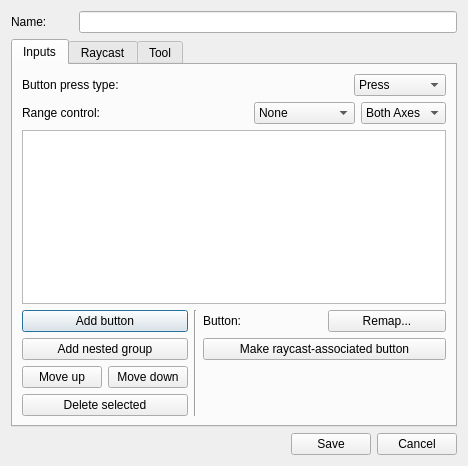
<?xml version="1.0" encoding="UTF-8"?>
<ui version="4.0">
 <class>WorldinputBindEditDialog</class>
 <widget class="QDialog" name="WorldinputBindEditDialog">
  <property name="geometry">
   <rect>
    <x>0</x>
    <y>0</y>
    <width>440</width>
    <height>466</height>
   </rect>
  </property>
  <property name="windowTitle">
   <string>Edit input bind</string>
  </property>
  <layout class="QGridLayout" name="gridLayout">
   <item row="1" column="0" colspan="3">
    <widget class="QTabWidget" name="tabWidget">
     <property name="currentIndex">
      <number>0</number>
     </property>
     <widget class="QWidget" name="tabInputs">
      <attribute name="title">
       <string>Inputs</string>
      </attribute>
      <layout class="QVBoxLayout" name="verticalLayout" stretch="0,0,1,0">
       <item>
        <widget class="QWidget" name="widget" native="true">
         <layout class="QHBoxLayout" name="horizontalLayout" stretch="1,0,0">
          <property name="leftMargin">
           <number>0</number>
          </property>
          <property name="topMargin">
           <number>0</number>
          </property>
          <property name="rightMargin">
           <number>0</number>
          </property>
          <property name="bottomMargin">
           <number>0</number>
          </property>
          <item>
           <widget class="QLabel" name="buttonPressTypeLabel">
            <property name="text">
             <string>Button press type:</string>
            </property>
            <property name="buddy">
             <cstring>buttonPressType</cstring>
            </property>
           </widget>
          </item>
          <item>
           <spacer name="horizontalSpacer_2">
            <property name="orientation">
             <enum>Qt::Horizontal</enum>
            </property>
            <property name="sizeType">
             <enum>QSizePolicy::Maximum</enum>
            </property>
            <property name="sizeHint" stdset="0">
             <size>
              <width>20</width>
              <height>8</height>
             </size>
            </property>
           </spacer>
          </item>
          <item>
           <widget class="QComboBox" name="buttonPressType">
            <property name="sizeAdjustPolicy">
             <enum>QComboBox::AdjustToContents</enum>
            </property>
            <item>
             <property name="text">
              <string>Press</string>
             </property>
            </item>
            <item>
             <property name="text">
              <string>Long Press</string>
             </property>
            </item>
            <item>
             <property name="text">
              <string>Hold</string>
             </property>
            </item>
           </widget>
          </item>
         </layout>
        </widget>
       </item>
       <item>
        <widget class="QWidget" name="widget_2" native="true">
         <layout class="QHBoxLayout" name="horizontalLayout_4" stretch="1,0,0,0">
          <property name="leftMargin">
           <number>0</number>
          </property>
          <property name="topMargin">
           <number>0</number>
          </property>
          <property name="rightMargin">
           <number>0</number>
          </property>
          <property name="bottomMargin">
           <number>0</number>
          </property>
          <item>
           <widget class="QLabel" name="rangeControlLabel">
            <property name="text">
             <string>Range control:</string>
            </property>
            <property name="buddy">
             <cstring>rangeControlType</cstring>
            </property>
           </widget>
          </item>
          <item>
           <spacer name="horizontalSpacer_3">
            <property name="orientation">
             <enum>Qt::Horizontal</enum>
            </property>
            <property name="sizeType">
             <enum>QSizePolicy::Maximum</enum>
            </property>
            <property name="sizeHint" stdset="0">
             <size>
              <width>20</width>
              <height>8</height>
             </size>
            </property>
           </spacer>
          </item>
          <item>
           <widget class="QComboBox" name="rangeControlType">
            <property name="sizeAdjustPolicy">
             <enum>QComboBox::AdjustToContents</enum>
            </property>
            <item>
             <property name="text">
              <string>None</string>
             </property>
            </item>
            <item>
             <property name="text">
              <string>Left Stick</string>
             </property>
            </item>
            <item>
             <property name="text">
              <string>Right Stick</string>
             </property>
            </item>
            <item>
             <property name="text">
              <string>Left Trigger</string>
             </property>
            </item>
            <item>
             <property name="text">
              <string>Right Trigger</string>
             </property>
            </item>
           </widget>
          </item>
          <item>
           <widget class="QComboBox" name="rangeControlAxis">
            <property name="sizeAdjustPolicy">
             <enum>QComboBox::AdjustToContents</enum>
            </property>
            <item>
             <property name="text">
              <string>Both Axes</string>
             </property>
            </item>
            <item>
             <property name="text">
              <string>X-Axis</string>
             </property>
            </item>
            <item>
             <property name="text">
              <string>Y-Axis</string>
             </property>
            </item>
           </widget>
          </item>
         </layout>
        </widget>
       </item>
       <item>
        <widget class="QTreeView" name="treeView"/>
       </item>
       <item>
        <widget class="QWidget" name="selectedISGOptions" native="true">
         <property name="sizePolicy">
          <sizepolicy hsizetype="Preferred" vsizetype="Fixed">
           <horstretch>0</horstretch>
           <verstretch>0</verstretch>
          </sizepolicy>
         </property>
         <layout class="QHBoxLayout" name="horizontalLayout_2" stretch="1,0,1">
          <property name="leftMargin">
           <number>0</number>
          </property>
          <property name="topMargin">
           <number>0</number>
          </property>
          <property name="rightMargin">
           <number>0</number>
          </property>
          <property name="bottomMargin">
           <number>0</number>
          </property>
          <item>
           <widget class="QWidget" name="selectedISGHierarchyOptions" native="true">
            <layout class="QVBoxLayout" name="verticalLayout_2">
             <property name="leftMargin">
              <number>0</number>
             </property>
             <property name="topMargin">
              <number>0</number>
             </property>
             <property name="rightMargin">
              <number>0</number>
             </property>
             <property name="bottomMargin">
              <number>0</number>
             </property>
             <item>
              <widget class="QPushButton" name="inputSeqAddButton">
               <property name="text">
                <string>Add button</string>
               </property>
              </widget>
             </item>
             <item>
              <widget class="QPushButton" name="inputSeqAddGroup">
               <property name="text">
                <string>Add nested group</string>
               </property>
              </widget>
             </item>
             <item>
              <layout class="QHBoxLayout" name="horizontalLayout_3">
               <item>
                <widget class="QPushButton" name="inputSeqMoveUp">
                 <property name="text">
                  <string>Move up</string>
                 </property>
                </widget>
               </item>
               <item>
                <widget class="QPushButton" name="inputSeqMoveDown">
                 <property name="text">
                  <string>Move down</string>
                 </property>
                </widget>
               </item>
              </layout>
             </item>
             <item>
              <widget class="QPushButton" name="inputSeqDelete">
               <property name="text">
                <string>Delete selected</string>
               </property>
              </widget>
             </item>
            </layout>
           </widget>
          </item>
          <item>
           <widget class="Line" name="line">
            <property name="orientation">
             <enum>Qt::Vertical</enum>
            </property>
           </widget>
          </item>
          <item>
           <widget class="QStackedWidget" name="inputSeqEditSelection">
            <property name="currentIndex">
             <number>0</number>
            </property>
            <widget class="QWidget" name="inputSeqEditButton">
             <layout class="QGridLayout" name="gridLayout_2">
              <property name="leftMargin">
               <number>0</number>
              </property>
              <property name="topMargin">
               <number>0</number>
              </property>
              <property name="rightMargin">
               <number>0</number>
              </property>
              <property name="bottomMargin">
               <number>0</number>
              </property>
              <item row="0" column="0">
               <widget class="QLabel" name="inputSeqButtonRemapLabel">
                <property name="text">
                 <string>Button:</string>
                </property>
                <property name="buddy">
                 <cstring>inputSeqButtonRemap</cstring>
                </property>
               </widget>
              </item>
              <item row="1" column="0" colspan="2">
               <widget class="QPushButton" name="inputSeqButtonMakeRaycastAssoc">
                <property name="text">
                 <string>Make raycast-associated button</string>
                </property>
               </widget>
              </item>
              <item row="0" column="1">
               <widget class="QPushButton" name="inputSeqButtonRemap">
                <property name="text">
                 <string>Remap...</string>
                </property>
               </widget>
              </item>
              <item row="2" column="0" colspan="2">
               <spacer name="verticalSpacer">
                <property name="orientation">
                 <enum>Qt::Vertical</enum>
                </property>
                <property name="sizeHint" stdset="0">
                 <size>
                  <width>8</width>
                  <height>0</height>
                 </size>
                </property>
               </spacer>
              </item>
             </layout>
            </widget>
            <widget class="QWidget" name="inputSeqEditGroup">
             <layout class="QGridLayout" name="gridLayout_3">
              <property name="leftMargin">
               <number>0</number>
              </property>
              <property name="topMargin">
               <number>0</number>
              </property>
              <property name="rightMargin">
               <number>0</number>
              </property>
              <property name="bottomMargin">
               <number>0</number>
              </property>
              <item row="0" column="1">
               <widget class="QComboBox" name="inputSeqGroupType">
                <item>
                 <property name="text">
                  <string>Concurrent and ordered</string>
                 </property>
                </item>
                <item>
                 <property name="text">
                  <string>Concurrent and unordered</string>
                 </property>
                </item>
                <item>
                 <property name="text">
                  <string>Separate and ordered</string>
                 </property>
                </item>
               </widget>
              </item>
              <item row="0" column="0">
               <widget class="QLabel" name="inputSeqGroupTypeLabel">
                <property name="text">
                 <string>Group type:</string>
                </property>
                <property name="buddy">
                 <cstring>inputSeqGroupType</cstring>
                </property>
               </widget>
              </item>
              <item row="1" column="0" colspan="2">
               <spacer name="verticalSpacer_2">
                <property name="orientation">
                 <enum>Qt::Vertical</enum>
                </property>
                <property name="sizeHint" stdset="0">
                 <size>
                  <width>8</width>
                  <height>0</height>
                 </size>
                </property>
               </spacer>
              </item>
             </layout>
            </widget>
           </widget>
          </item>
         </layout>
        </widget>
       </item>
      </layout>
     </widget>
     <widget class="QWidget" name="tabRaycastReq">
      <attribute name="title">
       <string>Raycast</string>
      </attribute>
      <layout class="QVBoxLayout" name="verticalLayout_3">
       <item>
        <widget class="QLabel" name="raycastReqExplanation">
         <property name="text">
          <string>These settings will only be used if you've set a raycast-associated button in the Inputs tab.</string>
         </property>
         <property name="wordWrap">
          <bool>true</bool>
         </property>
        </widget>
       </item>
       <item>
        <widget class="Line" name="line_2">
         <property name="orientation">
          <enum>Qt::Horizontal</enum>
         </property>
        </widget>
       </item>
       <item>
        <layout class="QHBoxLayout" name="horizontalLayout_5">
         <item>
          <widget class="QLabel" name="raycastReqTimingTypeLabel">
           <property name="text">
            <string>Raycast when?</string>
           </property>
           <property name="buddy">
            <cstring>raycastReqTimingType</cstring>
           </property>
          </widget>
         </item>
         <item>
          <spacer name="horizontalSpacer_4">
           <property name="orientation">
            <enum>Qt::Horizontal</enum>
           </property>
           <property name="sizeType">
            <enum>QSizePolicy::Maximum</enum>
           </property>
           <property name="sizeHint" stdset="0">
            <size>
             <width>20</width>
             <height>8</height>
            </size>
           </property>
          </spacer>
         </item>
         <item>
          <widget class="QComboBox" name="raycastReqTimingType">
           <property name="sizeAdjustPolicy">
            <enum>QComboBox::AdjustToContents</enum>
           </property>
           <item>
            <property name="text">
             <string>Button pressed</string>
            </property>
           </item>
           <item>
            <property name="text">
             <string>Every frame while entering this bind's inputs</string>
            </property>
           </item>
          </widget>
         </item>
        </layout>
       </item>
       <item>
        <widget class="QCheckBox" name="raycastReqFailOnChange">
         <property name="text">
          <string>Fail if target changes</string>
         </property>
        </widget>
       </item>
       <item>
        <spacer name="verticalSpacer_4">
         <property name="orientation">
          <enum>Qt::Vertical</enum>
         </property>
         <property name="sizeType">
          <enum>QSizePolicy::Maximum</enum>
         </property>
         <property name="sizeHint" stdset="0">
          <size>
           <width>8</width>
           <height>4</height>
          </size>
         </property>
        </spacer>
       </item>
       <item>
        <widget class="QGroupBox" name="groupBox">
         <property name="title">
          <string>Allowed targets</string>
         </property>
         <layout class="QVBoxLayout" name="verticalLayout_5">
          <item>
           <layout class="QHBoxLayout" name="horizontalLayout_7" stretch="1,0,0,0">
            <item>
             <widget class="QCheckBox" name="raycastReqTargetGizmoEnable">
              <property name="text">
               <string>Edit gizmo</string>
              </property>
             </widget>
            </item>
            <item>
             <spacer name="horizontalSpacer_6">
              <property name="orientation">
               <enum>Qt::Horizontal</enum>
              </property>
              <property name="sizeType">
               <enum>QSizePolicy::Maximum</enum>
              </property>
              <property name="sizeHint" stdset="0">
               <size>
                <width>20</width>
                <height>8</height>
               </size>
              </property>
             </spacer>
            </item>
            <item>
             <widget class="QComboBox" name="raycastReqTargetGizmoMode">
              <property name="sizeAdjustPolicy">
               <enum>QComboBox::AdjustToContents</enum>
              </property>
              <item>
               <property name="text">
                <string>Translate</string>
               </property>
              </item>
              <item>
               <property name="text">
                <string>Rotate</string>
               </property>
              </item>
              <item>
               <property name="text">
                <string>Scale</string>
               </property>
              </item>
             </widget>
            </item>
            <item>
             <widget class="QComboBox" name="raycastReqTargetGizmoAxis">
              <property name="sizeAdjustPolicy">
               <enum>QComboBox::AdjustToContents</enum>
              </property>
              <item>
               <property name="text">
                <string>X</string>
               </property>
              </item>
              <item>
               <property name="text">
                <string>Y</string>
               </property>
              </item>
              <item>
               <property name="text">
                <string>Z</string>
               </property>
              </item>
             </widget>
            </item>
           </layout>
          </item>
          <item>
           <widget class="QCheckBox" name="raycastReqTargetNothing">
            <property name="text">
             <string>Empty space</string>
            </property>
           </widget>
          </item>
          <item>
           <widget class="QCheckBox" name="raycastReqTargetRef">
            <property name="text">
             <string>ObjectReferences</string>
            </property>
           </widget>
          </item>
          <item>
           <widget class="QCheckBox" name="raycastReqTargetLandscape">
            <property name="text">
             <string>Terrain</string>
            </property>
           </widget>
          </item>
         </layout>
        </widget>
       </item>
       <item>
        <widget class="QGroupBox" name="groupBox_2">
         <property name="title">
          <string>Target options</string>
         </property>
         <layout class="QVBoxLayout" name="verticalLayout_4">
          <item>
           <layout class="QHBoxLayout" name="horizontalLayout_6">
            <item>
             <widget class="QLabel" name="raycastReqSelectedLabel">
              <property name="text">
               <string>Selected:</string>
              </property>
              <property name="buddy">
               <cstring>raycastReqSelected</cstring>
              </property>
             </widget>
            </item>
            <item>
             <spacer name="horizontalSpacer_5">
              <property name="orientation">
               <enum>Qt::Horizontal</enum>
              </property>
              <property name="sizeType">
               <enum>QSizePolicy::Maximum</enum>
              </property>
              <property name="sizeHint" stdset="0">
               <size>
                <width>20</width>
                <height>8</height>
               </size>
              </property>
             </spacer>
            </item>
            <item>
             <widget class="QComboBox" name="raycastReqSelected">
              <item>
               <property name="text">
                <string>Doesn't matter</string>
               </property>
              </item>
              <item>
               <property name="text">
                <string>No</string>
               </property>
              </item>
              <item>
               <property name="text">
                <string>Yes</string>
               </property>
              </item>
             </widget>
            </item>
           </layout>
          </item>
         </layout>
        </widget>
       </item>
       <item>
        <spacer name="verticalSpacer_3">
         <property name="orientation">
          <enum>Qt::Vertical</enum>
         </property>
         <property name="sizeHint" stdset="0">
          <size>
           <width>8</width>
           <height>0</height>
          </size>
         </property>
        </spacer>
       </item>
      </layout>
     </widget>
     <widget class="QWidget" name="tabToolOptions">
      <attribute name="title">
       <string>Tool</string>
      </attribute>
      <layout class="QGridLayout" name="gridLayout_5" rowstretch="0,0,1,1" columnstretch="0,0,1">
       <item row="0" column="2">
        <widget class="QComboBox" name="toolSelector"/>
       </item>
       <item row="2" column="0" colspan="3">
        <widget class="QWidget" name="toolOptionsWrapper" native="true">
         <layout class="QGridLayout" name="gridLayout_4">
          <property name="leftMargin">
           <number>0</number>
          </property>
          <property name="topMargin">
           <number>0</number>
          </property>
          <property name="rightMargin">
           <number>0</number>
          </property>
          <property name="bottomMargin">
           <number>0</number>
          </property>
         </layout>
        </widget>
       </item>
       <item row="0" column="1">
        <spacer name="horizontalSpacer_7">
         <property name="orientation">
          <enum>Qt::Horizontal</enum>
         </property>
         <property name="sizeType">
          <enum>QSizePolicy::Maximum</enum>
         </property>
         <property name="sizeHint" stdset="0">
          <size>
           <width>20</width>
           <height>8</height>
          </size>
         </property>
        </spacer>
       </item>
       <item row="0" column="0">
        <widget class="QLabel" name="toolSelectorLabel">
         <property name="text">
          <string>Tool:</string>
         </property>
         <property name="buddy">
          <cstring>toolSelector</cstring>
         </property>
        </widget>
       </item>
       <item row="1" column="0" colspan="3">
        <widget class="Line" name="line_3">
         <property name="orientation">
          <enum>Qt::Horizontal</enum>
         </property>
        </widget>
       </item>
       <item row="3" column="0" colspan="3">
        <spacer name="verticalSpacer_5">
         <property name="orientation">
          <enum>Qt::Vertical</enum>
         </property>
         <property name="sizeHint" stdset="0">
          <size>
           <width>8</width>
           <height>0</height>
          </size>
         </property>
        </spacer>
       </item>
      </layout>
     </widget>
    </widget>
   </item>
   <item row="0" column="0">
    <widget class="QLabel" name="nameLabel">
     <property name="text">
      <string>Name:</string>
     </property>
     <property name="buddy">
      <cstring>name</cstring>
     </property>
    </widget>
   </item>
   <item row="0" column="2">
    <widget class="QLineEdit" name="name"/>
   </item>
   <item row="0" column="1">
    <spacer name="horizontalSpacer">
     <property name="orientation">
      <enum>Qt::Horizontal</enum>
     </property>
     <property name="sizeType">
      <enum>QSizePolicy::Minimum</enum>
     </property>
     <property name="sizeHint" stdset="0">
      <size>
       <width>20</width>
       <height>8</height>
      </size>
     </property>
    </spacer>
   </item>
   <item row="2" column="0" colspan="3">
    <layout class="QHBoxLayout" name="horizontalLayout_8">
     <item>
      <spacer name="horizontalSpacer_8">
       <property name="orientation">
        <enum>Qt::Horizontal</enum>
       </property>
       <property name="sizeHint" stdset="0">
        <size>
         <width>40</width>
         <height>20</height>
        </size>
       </property>
      </spacer>
     </item>
     <item>
      <widget class="QPushButton" name="buttonSave">
       <property name="text">
        <string>Save</string>
       </property>
      </widget>
     </item>
     <item>
      <widget class="QPushButton" name="buttonCancel">
       <property name="text">
        <string>Cancel</string>
       </property>
      </widget>
     </item>
    </layout>
   </item>
  </layout>
 </widget>
 <tabstops>
  <tabstop>name</tabstop>
  <tabstop>tabWidget</tabstop>
  <tabstop>buttonPressType</tabstop>
  <tabstop>rangeControlType</tabstop>
  <tabstop>rangeControlAxis</tabstop>
  <tabstop>treeView</tabstop>
  <tabstop>inputSeqAddButton</tabstop>
  <tabstop>inputSeqAddGroup</tabstop>
  <tabstop>inputSeqMoveUp</tabstop>
  <tabstop>inputSeqMoveDown</tabstop>
  <tabstop>inputSeqDelete</tabstop>
  <tabstop>inputSeqButtonRemap</tabstop>
  <tabstop>inputSeqButtonMakeRaycastAssoc</tabstop>
  <tabstop>inputSeqGroupType</tabstop>
  <tabstop>raycastReqTimingType</tabstop>
  <tabstop>raycastReqFailOnChange</tabstop>
  <tabstop>raycastReqTargetGizmoEnable</tabstop>
  <tabstop>raycastReqTargetGizmoMode</tabstop>
  <tabstop>raycastReqTargetGizmoAxis</tabstop>
  <tabstop>raycastReqTargetNothing</tabstop>
  <tabstop>raycastReqTargetRef</tabstop>
  <tabstop>raycastReqTargetLandscape</tabstop>
  <tabstop>raycastReqSelected</tabstop>
  <tabstop>toolSelector</tabstop>
 </tabstops>
 <resources/>
 <connections/>
</ui>
